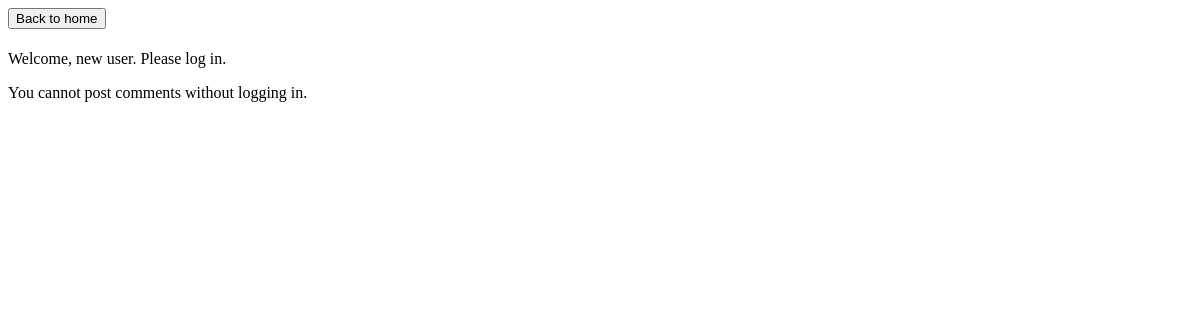
The app's page /classified_ads/5/, older data.
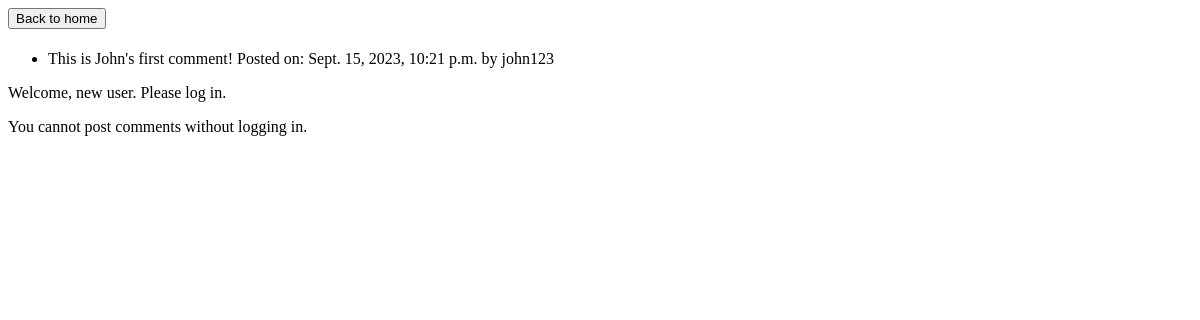
The same page, newer data.
### classified_ads/models.py (models this page shows, shortened)
class Postable(models.Model):
    text = models.CharField(max_length=1000)
    date_posted = models.DateTimeField()
    user = models.ForeignKey(
        auth_models.User, on_delete=models.SET_NULL, null=True)
    class Meta:
        abstract = True

class Comment(Postable):
    parent_ad = models.ForeignKey(Ad, on_delete=models.CASCADE)
    class Meta:
        ordering = ['date_posted']

### classified_ads/views.py (the view)
# urls.py: path("<int:pk>/", views.DetailView.as_view(), name="detail"),
class DetailView(generic.DetailView):
    model = Ad
    template_name = 'classified_ads/detail.html'
    def get_context_data(self, **kwargs):
        context = super().get_context_data(**kwargs)
        context['comment_list'] = Ad.objects.all()
        return context

### classified_ads/templates/classified_ads/detail.html (shortened to what this page needs)
<form action="{% url 'classified_ads:index'%}">
  <input type="submit" value="Back to home">
</form>
<ul>
  {% for comment in ad.comment_set.all %}
  <li>{{ comment.text }}
    Posted on: {{ comment.date_posted }} by {{ comment.user.username }}</li>
  {% endfor %}
</ul>
{% if user.is_authenticated %}
<p>Welcome, {{ user.username }}. Thanks for logging in.</p>
{% else %}
<p>Welcome, new user. Please log in.</p>
{% endif %}
{% if user.is_authenticated %}
<form action="{% url 'classified_ads:comment' ad.id %}" method="post">
  {% csrf_token %}
  <label for="comment">Comment:</label><br>
  <input type="text" id="comment" name="comment"><br>
  <br>
  <input type="submit" value="Post comment">
</form>
{% else %}
You cannot post comments without logging in.
{% endif %}

Row changes from the older to the newer data that the page shows:
added Comment: text "This is John's first comment!", date_posted "Sept. 15, 2023, 10:21 p.m.", user.username "john123"
